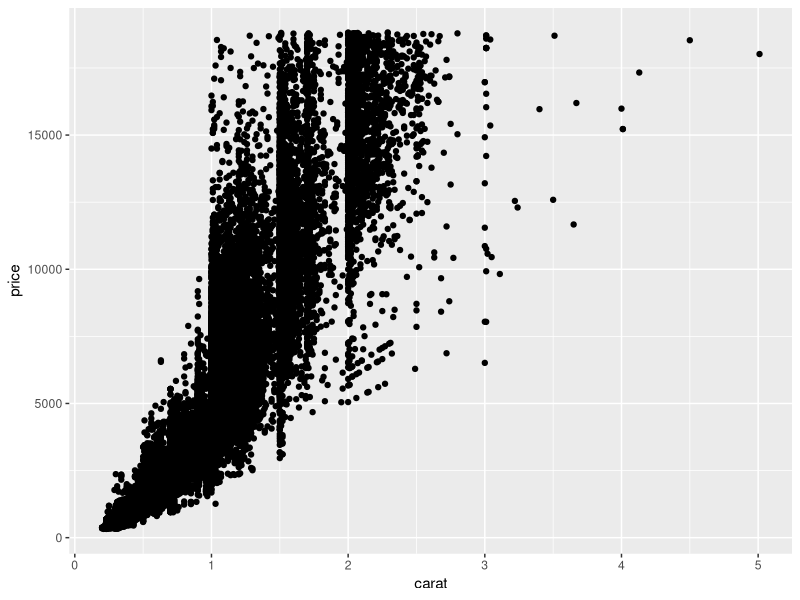
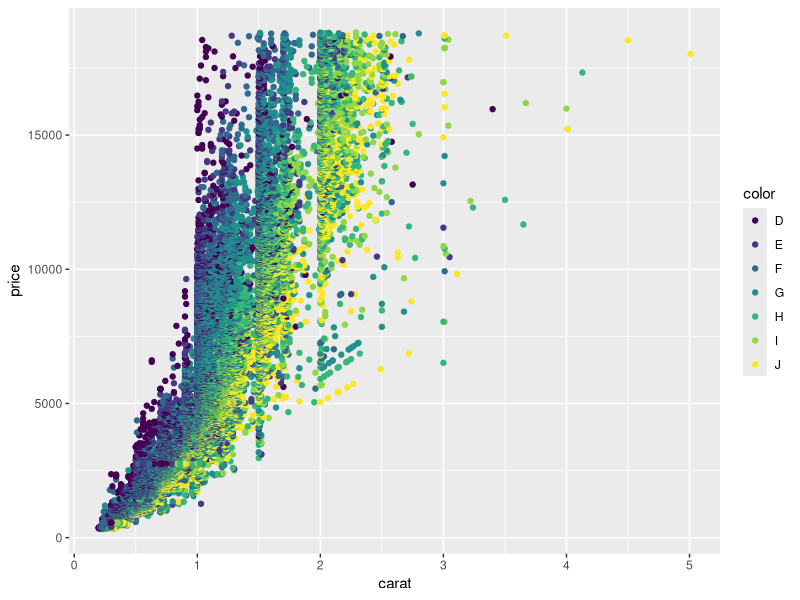
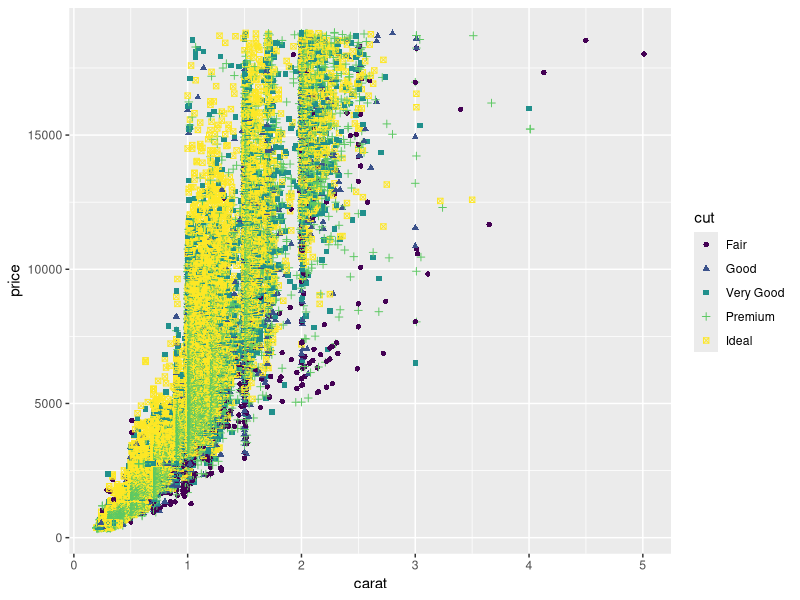
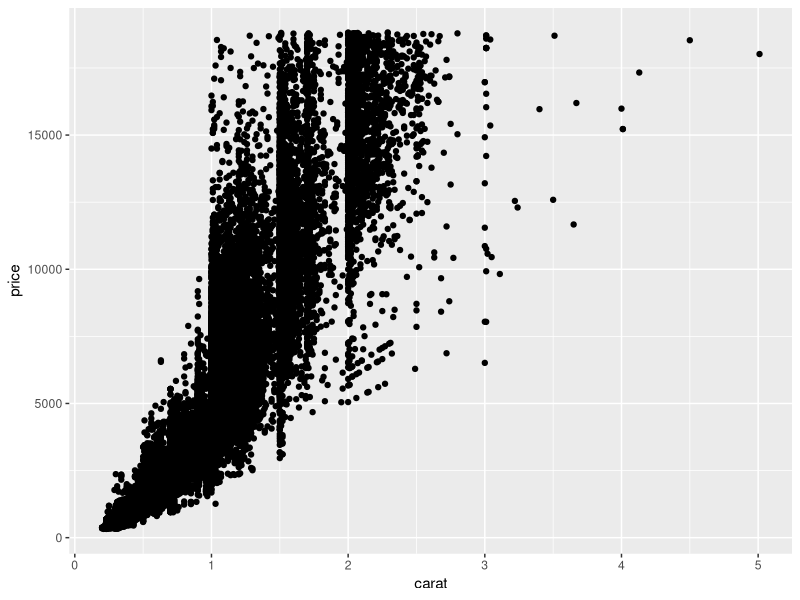
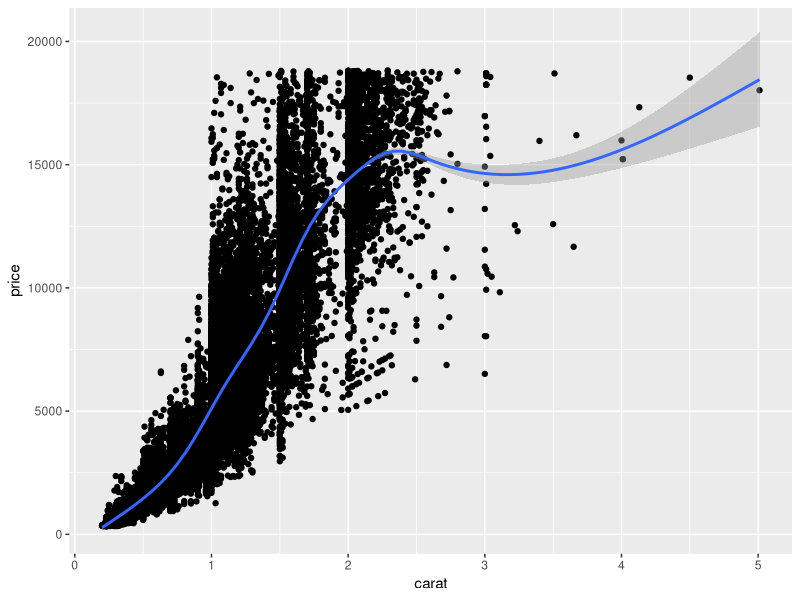
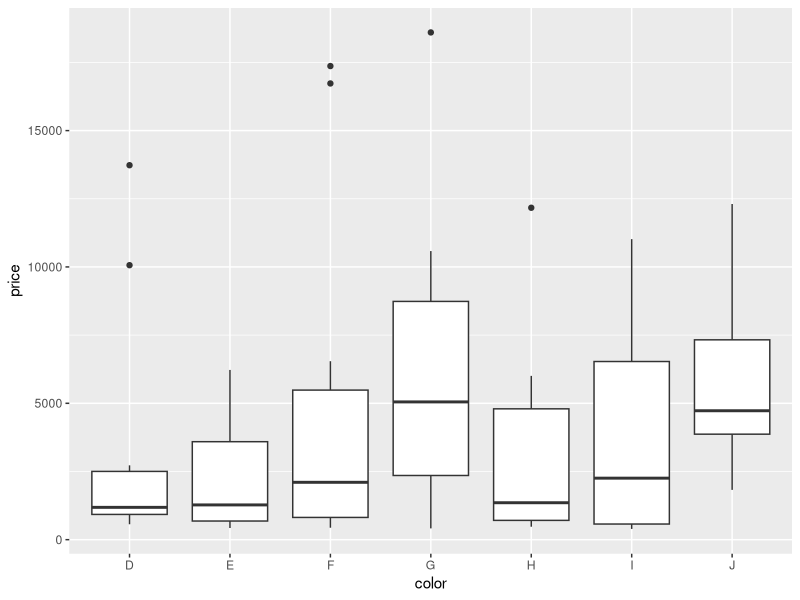
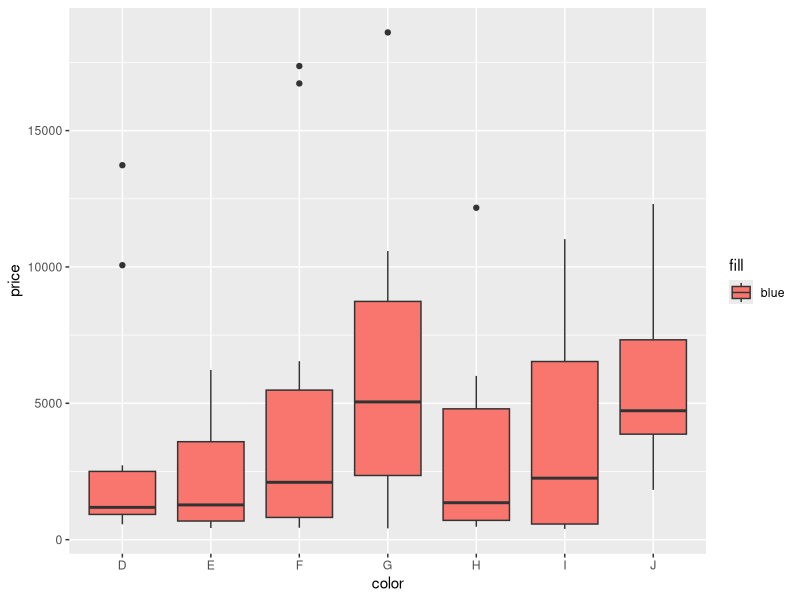
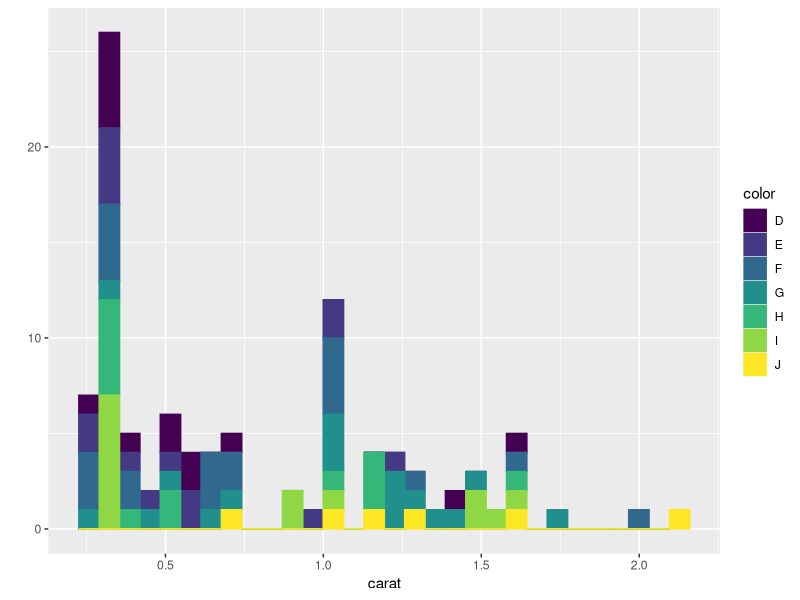

R code for these plots, in order:
#qplot
library(ggplot2)
dia <- diamonds
qplot(carat, price, data = dia)
qplot(carat, price, data = dia, color = color)
qplot(carat, price, data = dia, color = cut, shape = cut)
qplot(carat, price, data = dia, geom = "point")
qplot(carat, price, data = dia, geom = c("point", "smooth"))

#color, fill
dat <- dia[sample(nrow(dia), 100),]
qplot(color, price, data = dat, geom = "boxplot")
qplot(color, price, data = dat, geom = "boxplot", fill = "blue")
# qplot(color, price, data = dat, geom = "boxplot") + geom_boxplot(
#   outlier.colour = "blue", outlier.alpha = I(0.1), fill = "pink", 
#   colour = "red", size = 1
# )
qplot(carat, data = dat, geom = "histogram", color = color, fill = color)
qplot(carat, data = dat, geom = "density")
qplot(carat, data = dat, geom = "density", color = color)

library(lubridate)
qplot(date, unemploy/pop, data = economics, geom = "line")
qplot(unemploy/pop,uempmed, data = economics,
      geom = "path", color = year(date))
